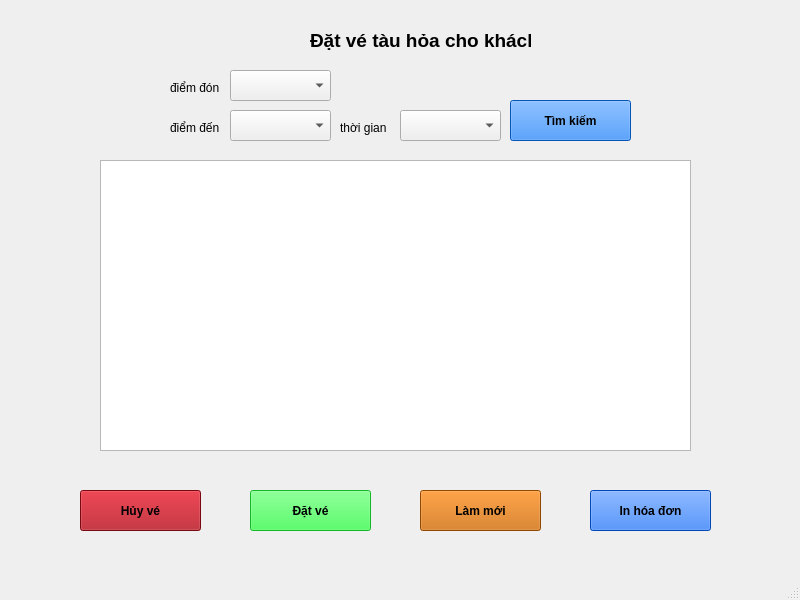
<?xml version="1.0" encoding="UTF-8"?>
<ui version="4.0">
 <class>MainWindow</class>
 <widget class="QMainWindow" name="MainWindow">
  <property name="geometry">
   <rect>
    <x>0</x>
    <y>0</y>
    <width>800</width>
    <height>600</height>
   </rect>
  </property>
  <property name="cursor">
   <cursorShape>ArrowCursor</cursorShape>
  </property>
  <property name="windowTitle">
   <string>MainWindow</string>
  </property>
  <widget class="QWidget" name="centralwidget">
   <widget class="QPushButton" name="btn_dat">
    <property name="geometry">
     <rect>
      <x>250</x>
      <y>490</y>
      <width>121</width>
      <height>41</height>
     </rect>
    </property>
    <property name="styleSheet">
     <string notr="true">background-color : rgb(29, 255, 55);
font-weight : bold</string>
    </property>
    <property name="text">
     <string>Đặt vé</string>
    </property>
   </widget>
   <widget class="QPushButton" name="btn_huy">
    <property name="geometry">
     <rect>
      <x>80</x>
      <y>490</y>
      <width>121</width>
      <height>41</height>
     </rect>
    </property>
    <property name="styleSheet">
     <string notr="true">background-color :rgb(170, 11, 22);font-weight:bold</string>
    </property>
    <property name="text">
     <string>Hủy vé</string>
    </property>
   </widget>
   <widget class="QLabel" name="label">
    <property name="geometry">
     <rect>
      <x>310</x>
      <y>20</y>
      <width>221</width>
      <height>41</height>
     </rect>
    </property>
    <property name="font">
     <font>
      <pointsize>14</pointsize>
      <bold>true</bold>
     </font>
    </property>
    <property name="text">
     <string>Đặt vé tàu hỏa cho khách</string>
    </property>
   </widget>
   <widget class="QTableWidget" name="tb_ve">
    <property name="geometry">
     <rect>
      <x>100</x>
      <y>160</y>
      <width>591</width>
      <height>291</height>
     </rect>
    </property>
   </widget>
   <widget class="QComboBox" name="cb_don">
    <property name="geometry">
     <rect>
      <x>230</x>
      <y>70</y>
      <width>101</width>
      <height>31</height>
     </rect>
    </property>
   </widget>
   <widget class="QPushButton" name="btn_tim">
    <property name="geometry">
     <rect>
      <x>510</x>
      <y>100</y>
      <width>121</width>
      <height>41</height>
     </rect>
    </property>
    <property name="styleSheet">
     <string notr="true">background-color : rgb(8, 119, 255);
font-weight : bold</string>
    </property>
    <property name="text">
     <string>Tìm kiếm</string>
    </property>
   </widget>
   <widget class="QLabel" name="label_2">
    <property name="geometry">
     <rect>
      <x>170</x>
      <y>120</y>
      <width>49</width>
      <height>16</height>
     </rect>
    </property>
    <property name="text">
     <string>điểm đến</string>
    </property>
   </widget>
   <widget class="QComboBox" name="cb_den">
    <property name="geometry">
     <rect>
      <x>230</x>
      <y>110</y>
      <width>101</width>
      <height>31</height>
     </rect>
    </property>
   </widget>
   <widget class="QLabel" name="label_3">
    <property name="geometry">
     <rect>
      <x>170</x>
      <y>80</y>
      <width>51</width>
      <height>16</height>
     </rect>
    </property>
    <property name="text">
     <string>điểm đón</string>
    </property>
   </widget>
   <widget class="QPushButton" name="btn_lam_moi">
    <property name="geometry">
     <rect>
      <x>420</x>
      <y>490</y>
      <width>121</width>
      <height>41</height>
     </rect>
    </property>
    <property name="styleSheet">
     <string notr="true">background-color : rgb(202, 101, 0);
font-weight : bold</string>
    </property>
    <property name="text">
     <string>Làm mới</string>
    </property>
   </widget>
   <widget class="QLabel" name="label_4">
    <property name="geometry">
     <rect>
      <x>340</x>
      <y>120</y>
      <width>49</width>
      <height>16</height>
     </rect>
    </property>
    <property name="text">
     <string>thời gian</string>
    </property>
   </widget>
   <widget class="QComboBox" name="cb_gio">
    <property name="geometry">
     <rect>
      <x>400</x>
      <y>110</y>
      <width>101</width>
      <height>31</height>
     </rect>
    </property>
   </widget>
   <widget class="QPushButton" name="btn_in">
    <property name="geometry">
     <rect>
      <x>590</x>
      <y>490</y>
      <width>121</width>
      <height>41</height>
     </rect>
    </property>
    <property name="styleSheet">
     <string notr="true">background-color : rgb(2, 99, 255);
font-weight : bold</string>
    </property>
    <property name="text">
     <string>In hóa đơn</string>
    </property>
   </widget>
  </widget>
  <widget class="QMenuBar" name="menubar">
   <property name="geometry">
    <rect>
     <x>0</x>
     <y>0</y>
     <width>800</width>
     <height>33</height>
    </rect>
   </property>
  </widget>
  <widget class="QStatusBar" name="statusbar"/>
 </widget>
 <resources/>
 <connections/>
</ui>
